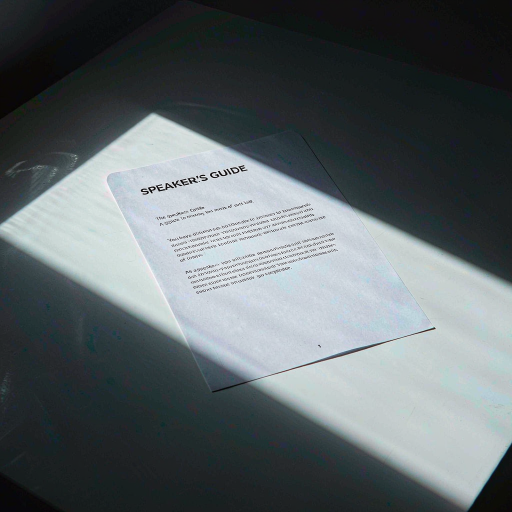
//> input picture 底层算法演示/图像阈值化/assets/paper.png, 1024 x 1024 px (shown at 1/2 size)
$ ./image_thresholding -i=../assets/paper.png   (built with g++ and OpenCV 4)
//> lines starting //> are read from the running program, lines starting //| are printed output that depends on the picture; after the words box and inside, x2 and y2 are one past the last pixel; in counts of white or black regions, pixels touching at a corner belong together
/**
 * @file    image_thresholding.cpp
 * @brief   图像阈值化演示：全局阈值、Otsu 自动阈值与自适应阈值对比。
 * @details 流程：灰度转换 -> 固定全局阈值 -> Otsu 自动阈值 -> 自适应阈值(均值/高斯)
 *          -> 多阈值结果拼接对比，并统计各方法的前景像素占比。
 * @note    依赖：OpenCV 4.x（core / imgproc / imgcodecs / highgui）
 *          素材纸面上有明显光照不均：全局阈值（含 Otsu）会在暗部整片丢失，
 *          自适应阈值按局部邻域取阈值，因此能保留暗部文字——这是本演示的重点。
 */

#include <iomanip>
#include <iostream>
#include <string>
#include <vector>

#include <opencv2/opencv.hpp>
#include <opencv2/core/utils/filesystem.hpp>

namespace {

/// 拼接图中标题条的高度（像素）。
const int kTitleHeight = 30;

/** @brief 在若干候选位置中查找素材，便于从不同工作目录运行。 */
std::string locateAsset(const std::string& fileName)
{
    const std::vector<std::string> candidates = {
        "../../assets/" + fileName, "../assets/" + fileName, "assets/" + fileName};
    for (const auto& path : candidates) {
        if (cv::utils::fs::exists(path)) {
            return path;
        }
    }
    return candidates.front();
}

/** @brief 由素材路径推导输出目录：<demo>/assets/x.png -> <demo>/output。 */
std::string outputDirFor(const std::string& inputPath)
{
    std::string dir = inputPath;
    const size_t slash = dir.find_last_of("/\\");
    dir = (slash == std::string::npos) ? "." : dir.substr(0, slash);
    const size_t slash2 = dir.find_last_of("/\\");
    const std::string leaf = (slash2 == std::string::npos) ? dir : dir.substr(slash2 + 1);
    if (leaf == "assets") {
        dir = (slash2 == std::string::npos) ? "." : dir.substr(0, slash2);
    }
    return dir + "/output";
}

/**
 * @brief  给单通道二值图加标题条并转成 BGR，便于拼接。
 * @param  image 单通道图像。
 * @param  title 标题文字（仅支持 ASCII）。
 * @return 带标题条的面板。
 */
cv::Mat makePanel(const cv::Mat& image, const std::string& title)
{
    // 展示时缩到一半，控制拼接图体积。
    cv::Mat small;
    cv::resize(image, small, cv::Size(), 0.5, 0.5, cv::INTER_AREA);
    cv::Mat panel(small.rows + kTitleHeight, small.cols, CV_8UC3, cv::Scalar(255, 255, 255));
    cv::cvtColor(small, panel(cv::Rect(0, kTitleHeight, small.cols, small.rows)),
                 cv::COLOR_GRAY2BGR);
    cv::putText(panel, title, cv::Point(8, 21), cv::FONT_HERSHEY_SIMPLEX, 0.5,
                cv::Scalar(0, 0, 0), 1, cv::LINE_AA);
    return panel;
}

/**
 * @brief  按列数拼接等尺寸面板。
 * @param  panels 面板列表。
 * @param  cols   每行面板数。
 * @return 拼接结果。
 */
cv::Mat montage(const std::vector<cv::Mat>& panels, int cols)
{
    const int rows = static_cast<int>((panels.size() + cols - 1) / cols);
    cv::Mat canvas(rows * panels[0].rows, cols * panels[0].cols, CV_8UC3, cv::Scalar(255, 255, 255));
    for (size_t i = 0; i < panels.size(); ++i) {
        const int r = static_cast<int>(i) / cols;
        const int c = static_cast<int>(i) % cols;
        panels[i].copyTo(canvas(cv::Rect(c * panels[i].cols, r * panels[i].rows,
                                         panels[i].cols, panels[i].rows)));
    }
    return canvas;
}

/**
 * @brief  打印二值图的前景像素占比。
 * @param  name 方法名称。
 * @param  mask 二值图。
 */
void printForegroundRatio(const std::string& name, const cv::Mat& mask)
{
    std::cout << "  " << std::left << std::setw(28) << name
              << std::fixed << std::setprecision(2)
              << 100.0 * cv::countNonZero(mask) / mask.total() << "%\n";
}

}  // namespace

/**
 * @brief  主流程：四种阈值策略对比并输出拼接图。
 * @param  argc 参数个数。
 * @param  argv 参数列表。
 * @return 0 表示成功，非 0 表示失败。
 */
int main(int argc, char** argv)
{
    const cv::String keys =
        "{help h usage ? |      | 打印帮助信息 }"
        "{i input        |      | 输入图像路径，缺省读取 assets/paper.png }"
        "{o output       |      | 输出图像路径，缺省写入 <目录>/output/image_thresholding.png }"
        "{b block        | 31   | 自适应阈值的邻域尺寸，必须是大于 1 的奇数 }"
        "{c constant     | 5    | 自适应阈值的常数偏移 C }"
        "{d display      | 0    | 是否弹窗显示 (1=显示, 0=不显示) }";

    cv::CommandLineParser parser(argc, argv, keys);
    parser.about("图像阈值化演示: 全局 / Otsu / 自适应阈值\n参数请使用 --key=value 形式");
    if (parser.has("help")) {
        parser.printMessage();
        return 0;
    }
    if (!parser.check()) {
        parser.printErrors();
        parser.printMessage();
        return -1;
    }

    std::string inputPath = parser.get<std::string>("input");
    if (inputPath.empty()) {
        inputPath = locateAsset("paper.png");
    }

    // 步骤 1：灰度转换。
    const cv::Mat src = cv::imread(inputPath, cv::IMREAD_COLOR);
//> src is the input picture: 1024 rows x 1024 cols, CV_8UC3; mean B, G, R 103.6, 100.9, 93.2
    if (src.empty()) {
        std::cerr << "无法读取图像: " << inputPath << std::endl;
        return -1;
    }
    cv::Mat gray;
    cv::cvtColor(src, gray, cv::COLOR_BGR2GRAY);

    int blockSize = parser.get<int>("block");
    if (blockSize < 3 || blockSize % 2 == 0) {
        std::cerr << "block 必须是大于 1 的奇数，已改用 31" << std::endl;
        blockSize = 31;
    }
    const double constant = parser.get<double>("constant");

    // 步骤 2：Otsu 全局阈值。阈值由灰度直方图自动确定，适用于双峰分布。
    cv::Mat otsu;
    const double otsuThreshold =
        cv::threshold(gray, otsu, 0, 255, cv::THRESH_BINARY | cv::THRESH_OTSU);
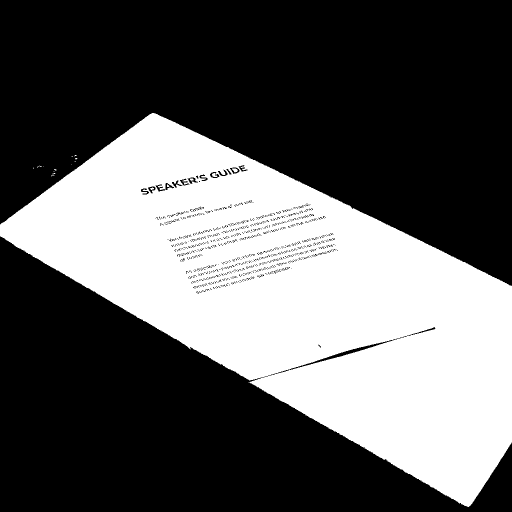
//> otsu: 1024 rows x 1024 cols, CV_8UC1 (shown at 1/2 size); 37% white; 18 white regions (14 under 20 px), largest, box (x1, y1, x2, y2) and area: (0, 226, 1024, 1014) 387436, (464, 337, 476, 345) 61, (379, 357, 387, 362) 28, (300, 375, 308, 380) 25
//> otsuThreshold = 120

    // 步骤 3：固定全局阈值，作为对照。
    cv::Mat fixed;
    cv::threshold(gray, fixed, 127, 255, cv::THRESH_BINARY);
//> fixed: 1024 rows x 1024 cols, CV_8UC1; 36.7% white; 19 white regions (15 under 20 px), largest, box (x1, y1, x2, y2) and area: (0, 227, 1024, 1012) 385066, (464, 337, 476, 345) 60, (380, 357, 387, 362) 26, (300, 375, 308, 380) 25

    // 步骤 4：自适应阈值。以每个像素邻域的加权均值减 C 作为局部阈值。
    cv::Mat adaptiveMean;
    cv::Mat adaptiveGaussian;
    cv::Mat adaptiveFine;
    cv::adaptiveThreshold(gray, adaptiveMean, 255, cv::ADAPTIVE_THRESH_MEAN_C,
                          cv::THRESH_BINARY, blockSize, constant);
//> adaptiveMean: 1024 rows x 1024 cols, CV_8UC1; 92.7% white; 5016 black regions (4719 under 20 px), largest, box (x1, y1, x2, y2) and area: (0, 209, 1024, 572) 20369, (0, 469, 927, 1024) 16511, (934, 885, 1024, 1024) 2410
    cv::adaptiveThreshold(gray, adaptiveGaussian, 255, cv::ADAPTIVE_THRESH_GAUSSIAN_C,
                          cv::THRESH_BINARY, blockSize, constant);
//> adaptiveGaussian: 1024 rows x 1024 cols, CV_8UC1; 95.2% white; 5670 black regions (5412 under 20 px), largest, box (x1, y1, x2, y2) and area: (0, 210, 1024, 570) 10610, (0, 473, 387, 719) 2829, (496, 770, 927, 1024) 2655
    cv::adaptiveThreshold(gray, adaptiveFine, 255, cv::ADAPTIVE_THRESH_GAUSSIAN_C,
                          cv::THRESH_BINARY, 11, constant);
//> adaptiveFine: 1024 rows x 1024 cols, CV_8UC1; 97.3% white; black in thin lines or dots

    std::cout << "输入: " << inputPath << ", Otsu 自动阈值 = " << otsuThreshold << "\n";
//| 输入: ../assets/paper.png, Otsu 自动阈值 = 120
    std::cout << "前景(白)像素占比:\n";
    printForegroundRatio("fixed 127", fixed);
//|   fixed 127                   36.74%
    printForegroundRatio("otsu", otsu);
//|   otsu                        36.97%
    printForegroundRatio("adaptive mean (block=" + std::to_string(blockSize) + ")",
                         adaptiveMean);
//|   adaptive mean (block=31)    92.74%
    printForegroundRatio("adaptive gauss (block=" + std::to_string(blockSize) + ")",
                         adaptiveGaussian);
//|   adaptive gauss (block=31)   95.17%
//|   adaptive gauss (block=11)   97.25%
    printForegroundRatio("adaptive gauss (block=11)", adaptiveFine);

    const std::vector<cv::Mat> panels = {
        makePanel(gray, "gray input"),
        makePanel(fixed, "fixed 127"),
        makePanel(otsu, "otsu " + std::to_string(static_cast<int>(otsuThreshold))),
        makePanel(adaptiveMean, "adaptive mean"),
        makePanel(adaptiveGaussian, "adaptive gaussian"),
        makePanel(adaptiveFine, "adaptive gaussian b=11")};
//> in makePanel, `cv::putText(panel, title, cv::Point(8, 21), cv::FONT_HERSHEY_SIMPLEX, ..`:
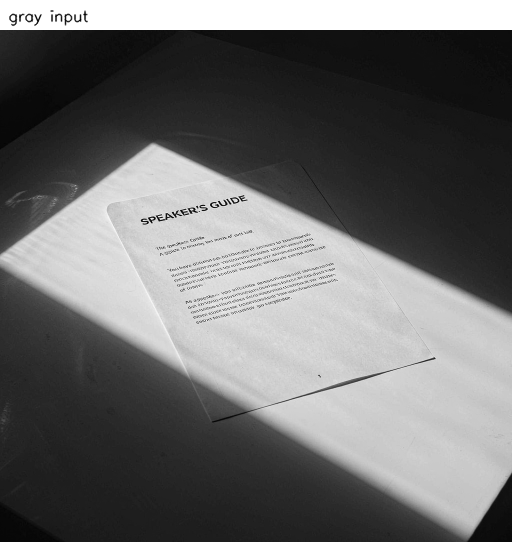
//> panel: 542 rows x 512 cols, CV_8UC3; min 4, max 255, mean 107.5
//> in makePanel (call 2), `cv::putText(panel, title, cv::Point(8, 21), cv::FONT_HERSHEY_SIMPLEX, ..`: panel: 542 rows x 512 cols, CV_8UC3; min 0, max 255, mean 102.4
//> call 3 of makePanel, with title = "otsu 120"
//> in makePanel (call 3), `cv::resize(image, small, cv::Size(), 0.5, 0.5, cv::INTER_AREA);`: small: 512 rows x 512 cols, CV_8UC1; min 0, max 255, mean 94.3
//> in makePanel (call 3), `cv::putText(panel, title, cv::Point(8, 21), cv::FONT_HERSHEY_SIMPLEX, ..`:
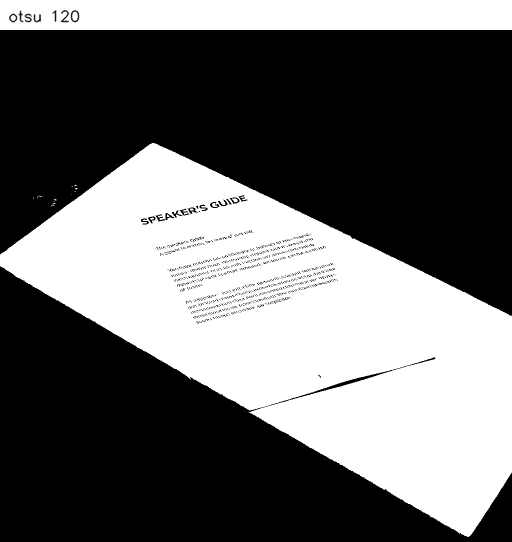
//> panel: 542 rows x 512 cols, CV_8UC3; min 0, max 255, mean 103
//> in makePanel (call 4), `cv::putText(panel, title, cv::Point(8, 21), cv::FONT_HERSHEY_SIMPLEX, ..`: panel: 542 rows x 512 cols, CV_8UC3; min 0, max 255, mean 237.2
//> in makePanel (call 5), `cv::resize(image, small, cv::Size(), 0.5, 0.5, cv::INTER_AREA);`:
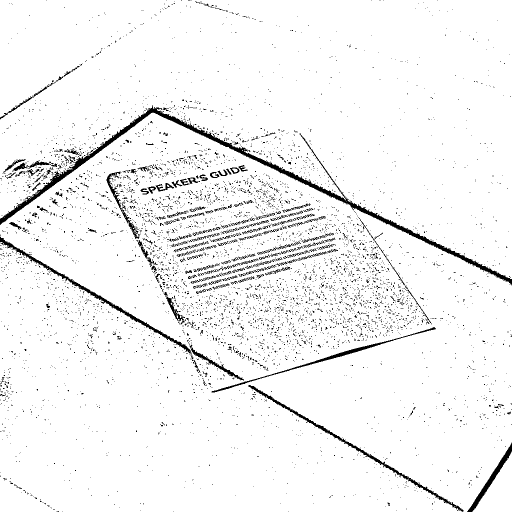
//> small: 512 rows x 512 cols, CV_8UC1; min 0, max 255, mean 242.7
//> in makePanel (call 5), `cv::putText(panel, title, cv::Point(8, 21), cv::FONT_HERSHEY_SIMPLEX, ..`: panel: 542 rows x 512 cols, CV_8UC3; min 0, max 255, mean 243
//> in makePanel (call 6), `cv::resize(image, small, cv::Size(), 0.5, 0.5, cv::INTER_AREA);`:
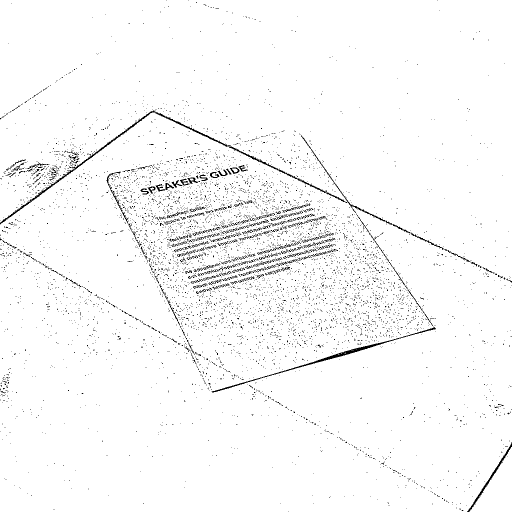
//> small: 512 rows x 512 cols, CV_8UC1; 5.86% of pixels changed, all inside (x1, y1, x2, y2) = (0, 0, 512, 512)
//> in makePanel (call 6), `cv::putText(panel, title, cv::Point(8, 21), cv::FONT_HERSHEY_SIMPLEX, ..`:
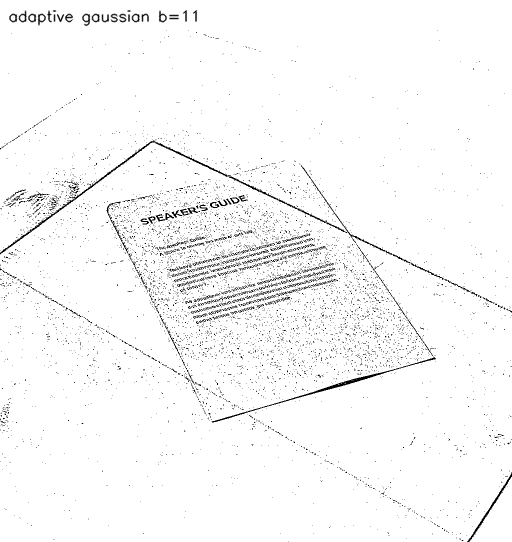
//> panel: 542 rows x 512 cols, CV_8UC3; min 0, max 255, mean 247.9
    const cv::Mat result = montage(panels, 3);
//> in montage, `const int rows = static_cast<int>((panels.size() + cols - 1) / cols);`: rows = 2
//> in montage, `cv::Mat canvas(rows * panels[0].rows, cols * panels[0].cols, CV_8UC3, ..`: canvas: 1084 rows x 1536 cols, CV_8UC3; every value is 255
//> the loop in montage, `for (size_t i = 0; i < panels.size(); ++i)` made 6 passes
//> after the loop in montage, `for (size_t i = 0; i < panels.size(); ++i)`:
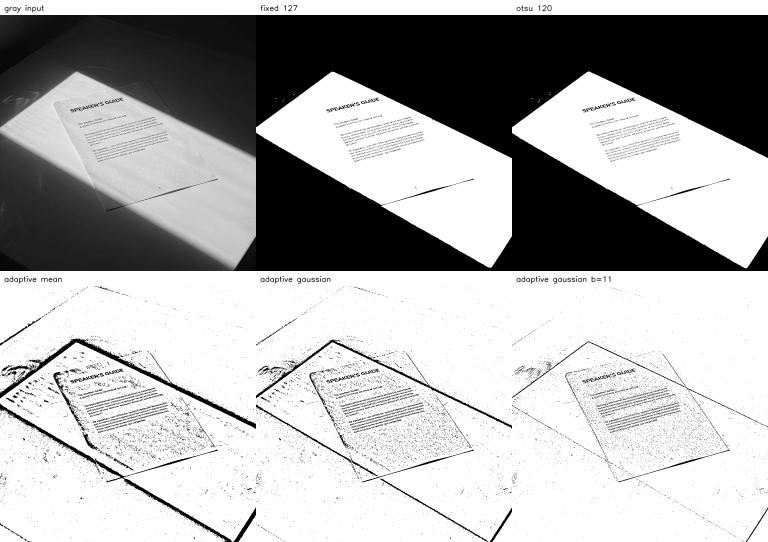
//> canvas: 1084 rows x 1536 cols, CV_8UC3 (shown at 1/2 size); min 0, max 255, mean 173.5

    std::string outputPath = parser.get<std::string>("output");
    if (outputPath.empty()) {
        const std::string outDir = outputDirFor(inputPath);
        cv::utils::fs::createDirectories(outDir);
        outputPath = outDir + "/image_thresholding.png";
    }
    if (!cv::imwrite(outputPath, result)) {
        std::cerr << "无法写入输出图像: " << outputPath << std::endl;
        return -1;
    }
    std::cout << "结果已保存至 " << outputPath << std::endl;

    if (parser.get<int>("display") != 0) {
        cv::imshow("image thresholding", result);
        cv::waitKey(0);
    }
    return 0;
}
